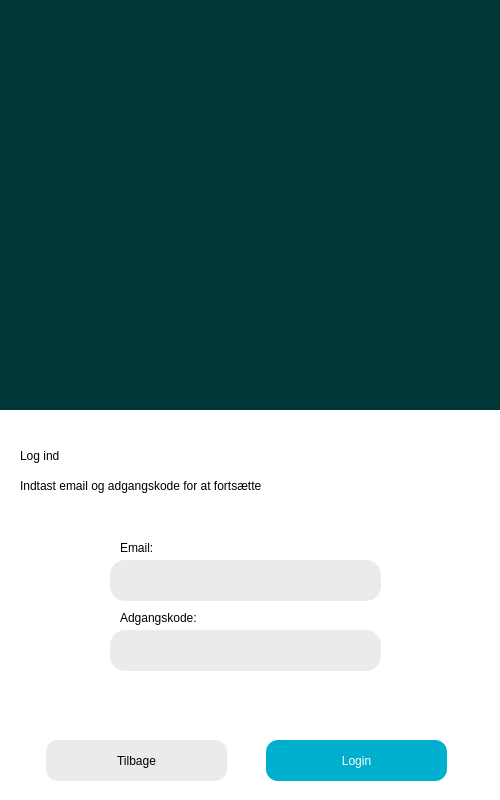
<?xml version="1.0" encoding="UTF-8"?>
<ui version="4.0">
 <class>MainWindow</class>
 <widget class="QMainWindow" name="MainWindow">
  <property name="enabled">
   <bool>true</bool>
  </property>
  <property name="geometry">
   <rect>
    <x>0</x>
    <y>0</y>
    <width>500</width>
    <height>800</height>
   </rect>
  </property>
  <property name="windowTitle">
   <string/>
  </property>
  <property name="styleSheet">
   <string notr="true">background-color: qlineargradient(spread:pad, x1:0, y1:0, x2:1, y2:1, stop:0 rgba(1, 54, 54, 255), stop:1 rgba(1, 54, 54, 255));</string>
  </property>
  <widget class="QWidget" name="centralwidget">
   <widget class="QLabel" name="label">
    <property name="geometry">
     <rect>
      <x>20</x>
      <y>440</y>
      <width>151</width>
      <height>31</height>
     </rect>
    </property>
    <property name="styleSheet">
     <string notr="true">font: 18pt &quot;arial&quot;;
color: rgb(0, 0, 0);
background-color: rgba(255, 255, 255, 0);</string>
    </property>
    <property name="text">
     <string>Log ind</string>
    </property>
   </widget>
   <widget class="QLabel" name="error">
    <property name="geometry">
     <rect>
      <x>150</x>
      <y>710</y>
      <width>181</width>
      <height>20</height>
     </rect>
    </property>
    <property name="styleSheet">
     <string notr="true">font: 12pt &quot;.AppleSystemUIFont&quot;;
color: rgb(255, 38, 0);
background-color: rgba(255, 255, 255, 0);</string>
    </property>
    <property name="text">
     <string/>
    </property>
   </widget>
   <widget class="QLabel" name="label_11">
    <property name="geometry">
     <rect>
      <x>0</x>
      <y>410</y>
      <width>501</width>
      <height>391</height>
     </rect>
    </property>
    <property name="styleSheet">
     <string notr="true">background-color: rgb(255, 255, 255);</string>
    </property>
    <property name="text">
     <string/>
    </property>
   </widget>
   <widget class="QPushButton" name="loginknap">
    <property name="geometry">
     <rect>
      <x>266</x>
      <y>740</y>
      <width>181</width>
      <height>41</height>
     </rect>
    </property>
    <property name="styleSheet">
     <string notr="true">background-color: rgb(0, 174, 205);
font: BOLD 15pt &quot;Arial&quot;;
color: rgb(255, 255, 255);
border-radius: 12px;</string>
    </property>
    <property name="text">
     <string>Login</string>
    </property>
   </widget>
   <widget class="QLineEdit" name="email_input">
    <property name="geometry">
     <rect>
      <x>110</x>
      <y>560</y>
      <width>271</width>
      <height>41</height>
     </rect>
    </property>
    <property name="styleSheet">
     <string notr="true">background-color: rgb(234, 236, 236);
font: 15pt &quot;Arial&quot;;
border-radius:15px;</string>
    </property>
    <property name="text">
     <string/>
    </property>
   </widget>
   <widget class="QLineEdit" name="adgangskode_input">
    <property name="geometry">
     <rect>
      <x>110</x>
      <y>630</y>
      <width>271</width>
      <height>41</height>
     </rect>
    </property>
    <property name="styleSheet">
     <string notr="true">background-color: rgb(234, 236, 236);
font: 15pt &quot;Arial&quot;;
border-radius: 15px;</string>
    </property>
    <property name="text">
     <string/>
    </property>
   </widget>
   <widget class="QLabel" name="label_3">
    <property name="geometry">
     <rect>
      <x>120</x>
      <y>540</y>
      <width>60</width>
      <height>16</height>
     </rect>
    </property>
    <property name="styleSheet">
     <string notr="true">background-color: rgba(255, 255, 255, 0);</string>
    </property>
    <property name="text">
     <string>Email:</string>
    </property>
   </widget>
   <widget class="QLabel" name="label_4">
    <property name="geometry">
     <rect>
      <x>120</x>
      <y>610</y>
      <width>91</width>
      <height>16</height>
     </rect>
    </property>
    <property name="styleSheet">
     <string notr="true">background-color: rgba(255, 255, 255, 0);</string>
    </property>
    <property name="text">
     <string>Adgangskode:</string>
    </property>
   </widget>
   <widget class="QPushButton" name="tilbageknap">
    <property name="geometry">
     <rect>
      <x>46</x>
      <y>740</y>
      <width>181</width>
      <height>41</height>
     </rect>
    </property>
    <property name="styleSheet">
     <string notr="true">background-color: rgb(234, 236, 236);
font: bold 13pt &quot;Arial&quot;;
color: rgb(0, 0, 0);
border-radius: 12px;</string>
    </property>
    <property name="text">
     <string>Tilbage</string>
    </property>
   </widget>
   <widget class="QLabel" name="label_5">
    <property name="geometry">
     <rect>
      <x>20</x>
      <y>470</y>
      <width>391</width>
      <height>31</height>
     </rect>
    </property>
    <property name="styleSheet">
     <string notr="true">font: 15pt &quot;arial&quot;;
color: rgb(0, 0, 0);
background-color: rgba(255, 255, 255, 0);</string>
    </property>
    <property name="text">
     <string>Indtast email og adgangskode for at fortsætte</string>
    </property>
   </widget>
   <widget class="QLabel" name="label_6">
    <property name="geometry">
     <rect>
      <x>-40</x>
      <y>0</y>
      <width>581</width>
      <height>411</height>
     </rect>
    </property>
    <property name="styleSheet">
     <string notr="true">font: 28pt &quot;impact&quot;;
color: rgb(255, 255, 255);
background-color: rgba(255, 255, 255, 0);
border-radius: 10px;
</string>
    </property>
    <property name="text">
     <string/>
    </property>
    <property name="pixmap">
     <pixmap>istockphoto-629256720-170667a.jpg</pixmap>
    </property>
    <property name="scaledContents">
     <bool>true</bool>
    </property>
   </widget>
   <zorder>label_11</zorder>
   <zorder>label</zorder>
   <zorder>error</zorder>
   <zorder>loginknap</zorder>
   <zorder>email_input</zorder>
   <zorder>adgangskode_input</zorder>
   <zorder>label_3</zorder>
   <zorder>label_4</zorder>
   <zorder>tilbageknap</zorder>
   <zorder>label_5</zorder>
   <zorder>label_6</zorder>
  </widget>
 </widget>
 <resources/>
 <connections/>
</ui>
